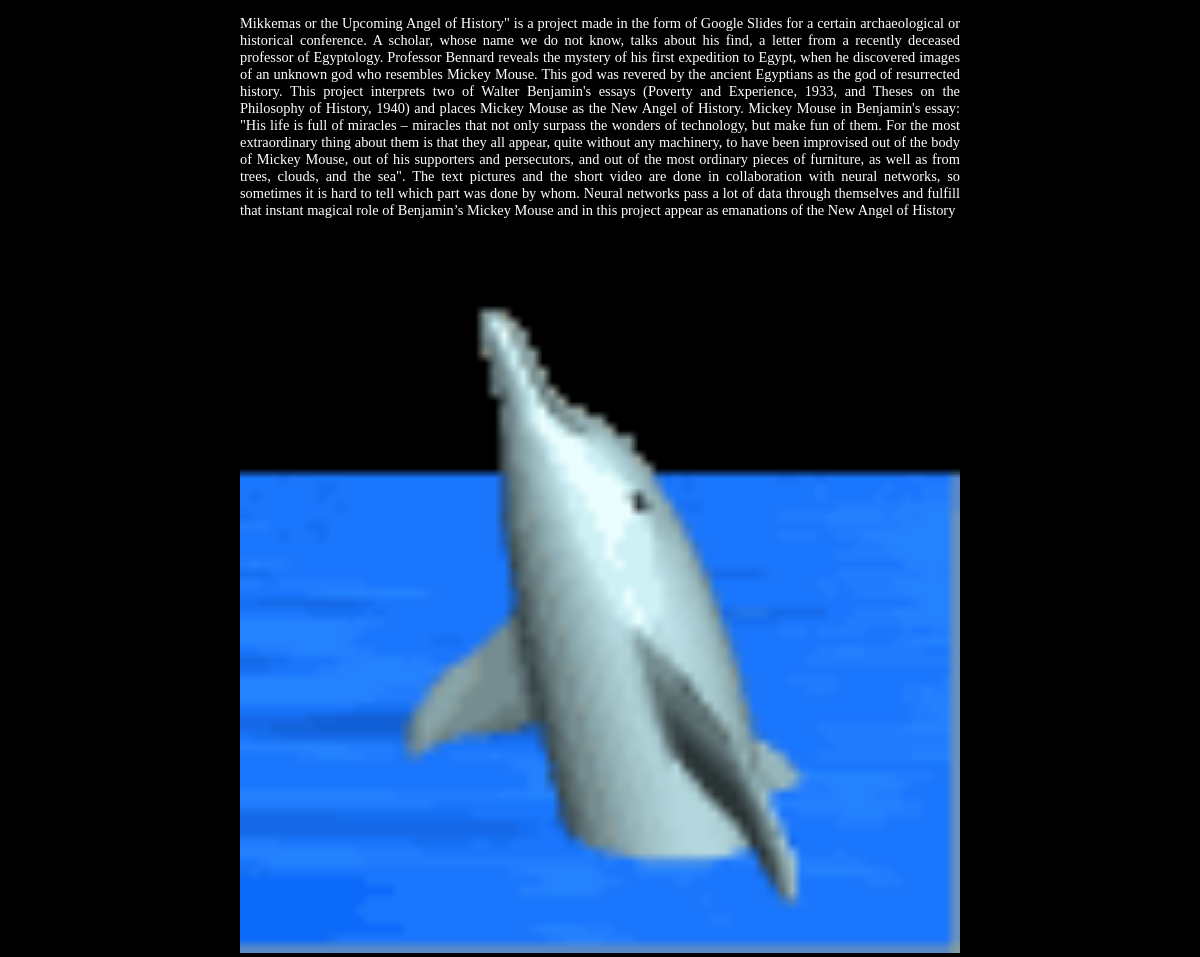
The page /page_view/6/ on the database its author committed.
### years/models.py (models this page shows)
class PageContent(models.Model):
    project = models.ForeignKey(Project, related_name='pages', on_delete=models.CASCADE, blank=True, null=True, verbose_name='Проект')
    external_title = models.CharField(max_length=100000000, unique=True, verbose_name='Внешнее название', blank=True)
    internal_title = models.CharField(max_length=100000000, verbose_name='Внутреннее название', blank=True)
    title = models.CharField(max_length=100000000, verbose_name='Заголовок', blank=True)
    text = models.TextField(verbose_name='Текст', blank=True)
    youtube_link = models.URLField(blank=True, null=True, verbose_name='Ссылка на YouTube видео')
    video_caption = models.CharField(max_length=255, verbose_name='Подпись к видео', blank=True)
    count_of_galery = models.IntegerField(verbose_name='Количество галерей', default=1, blank=True)
    font_title = models.ForeignKey(AvailableFont, related_name='font_title', on_delete=models.CASCADE, default=1, verbose_name='Шрифт заголовка')
    font_text = models.ForeignKey(AvailableFont, related_name='font_text', on_delete=models.CASCADE, default=1, verbose_name='Шрифт текста')
    font_video_caption = models.ForeignKey(AvailableFont, related_name='font_video_caption', on_delete=models.CASCADE, default=1, verbose_name='Шрифт подписи к видео')
    font_external_title = models.ForeignKey(AvailableFont, related_name='font_external_title', on_delete=models.CASCADE, default=1, verbose_name='Шрифт внешнего названия')
    font_internal_title = models.ForeignKey(AvailableFont, related_name='font_internal_title', on_delete=models.CASCADE, default=1, verbose_name='Шрифт внутреннего названия')
    test_variable_1 = models.CharField(max_length=100000000, blank=True, verbose_name='Тестовая переменная 1')
    test_variable_2 = models.CharField(max_length=100000000, blank=True, verbose_name='Тестовая переменная 2')
    test_variable_3 = models.CharField(max_length=100000000, blank=True, verbose_name='Тестовая переменная 3')
    test_variable_4 = models.CharField(max_length=100000000, blank=True, verbose_name='Тестовая переменная 4')
    test_variable_5 = models.CharField(max_length=100000000, blank=True, verbose_name='Тестовая переменная 5')
    font_test_variable_1 = models.ForeignKey(AvailableFont, related_name='font_test_variable_1', on_delete=models.CASCADE, default=1, verbose_name='Шрифт тестовой переменной 1')
    font_test_variable_2 = models.ForeignKey(AvailableFont, related_name='font_test_variable_2', on_delete=models.CASCADE, default=1, verbose_name='Шрифт тестовой переменной 2')
    font_test_variable_3 = models.ForeignKey(AvailableFont, related_name='font_test_variable_3', on_delete=models.CASCADE, default=1, verbose_name='Шрифт тестовой переменной 3')
    font_test_variable_4 = models.ForeignKey(AvailableFont, related_name='font_test_variable_4', on_delete=models.CASCADE, default=1, verbose_name='Шрифт тестовой переменной 4')
    font_test_variable_5 = models.ForeignKey(AvailableFont, related_name='font_test_variable_5', on_delete=models.CASCADE, default=1, verbose_name='Шрифт тестовой переменной 5')
    youtube_link2 = models.URLField(blank=True, null=True, verbose_name='Ссылка на YouTube видео 2')
    youtube_link3 = models.URLField(blank=True, null=True, verbose_name='Ссылка на YouTube видео 3')
    video_caption2 = models.CharField(max_length=255, verbose_name='Подпись к видео 2', blank=True)
    video_caption3 = models.CharField(max_length=255, verbose_name='Подпись к видео 3', blank=True)
    def __str__(self):
        return self.title if self.title else 'Страница без названия'

class Image(models.Model):
    gallery_number = models.IntegerField(verbose_name='Номер галереи')
    page = models.ForeignKey('PageContent', related_name='images', on_delete=models.CASCADE)
    image = models.ImageField(upload_to='images/')  # Поле для загрузки картинки
    caption = models.CharField(max_length=255, verbose_name='Подпись к изображению', blank=True)

### years/views.py (the view)
# urls.py: path('page_view/<int:page_id>/', views.page_view, name='page_view'),
def page_view(request, page_id):
    print(page_id)
    page = PageContent.objects.get(id=page_id)
    print(page)
    images = Image.objects.filter(page = page )
    gallery_range = set()
    for image in images:
        gallery_range.add(image.gallery_number)
        print(gallery_range)
    print(images)
    return render(request, 'page.html', {'page': page, 'images': images, 'gallery_range': gallery_range})

### templates/page.html (shortened to what this page needs)
<!DOCTYPE html>
{% load static %}
<html lang="ru">
  <head>
    <link href="{% static 'css/page.css' %}" rel="stylesheet">
    <link rel="stylesheet" href="https://maxcdn.bootstrapcdn.com/font-awesome/4.5.0/css/font-awesome.min.css" />
    <link
    rel="stylesheet"
    href="https://cdn.jsdelivr.net/npm/@fancyapps/ui@5.0/dist/fancybox/fancybox.css"
    />
  </head>
  <body>
    <div class="content">
      {% if page.text %}
        <div class="block">
          <p class="txt">{{ page.text }}</p>
        </div>
      {% endif %}
      {% for gallery in gallery_range %}
        <div class="block">
          <div class="container-slider">
            <div class="gallery" id="gallery{{ gallery }}">
              {% for image in page.images.all %}
                {% if image.gallery_number == gallery %}
                  <div class="slide">
                    <a href="{{ image.image.url }}" data-fancybox="gallery{{ gallery }}" data-caption="{{ image.caption }}" data-thumb="{{ image.image.url }}">
                      <img src="{{ image.image.url }}"  width="200" height="150" alt="" />
                    </a>
                  </div>
                {% endif %}
              {% endfor %}
            </div>
          </div>
        </div>
      {% endfor %}
    </div>
  </body>
</html>

### static/css/page.css (style rules this page uses)
html { background-color: black; color: white; display: flex; flex-direction: column; flex-wrap: nowrap; justify-content: center; align-content: center; height: auto; width: auto; min-width: 100%; min-height: 100%; }
.block { margin: auto; width: 40%; }
body { margin: 0; padding: 0; display: flex; justify-content: center; align-items: center; overflow-x: hidden; flex-direction: column; }
.content { text-align: center; max-width: 60%; display: flex; flex-wrap: wrap; }
@media (max-width: 1300px) and (min-width: 745px) { .txt { font-family: " Arial"; text-align: justify; font-size: 1.2vw; } }
@media (max-width: 1300px) and (min-width: 745px) { .block { margin: auto; width: 100%; } }

### templates/page.html (style rules this page uses)
.container-slider { overflow: hidden; }
.gallery { display: flex; transition: transform 1.5s ease-in-out; }
.slide { flex: 0 0 auto; width: 100%; }
.slide img { width: 100%; height: auto; }

### rows shown on the page
PageContent: text "Mikkemas or the Upcoming Angel of History\" is a project made in the form of Google Slides for a certain archaeological or historical conference. A scholar, whose name we do not know, talks about his find, a letter from a recently deceased professor of Egyptology. Professor Bennard reveals the mystery of his first expedition to Egypt, when he discovered images of an unknown god who resembles Mickey Mouse. This god was revered by the ancient Egyptians as the god of resurrected history. This project interprets two of Walter Benjamin's essays (Poverty and Experience, 1933, and Theses on the Philosophy of History, 1940) and places Mickey Mouse as the New Angel of History. Mickey Mouse in…"
Image: image (picture)
